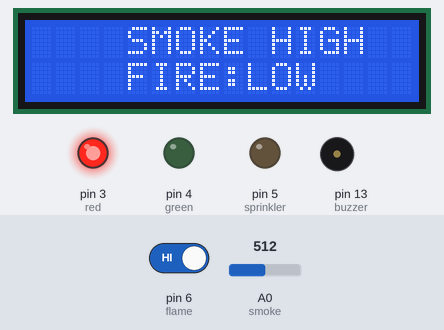
Recording of a sketch running on a simulated Arduino Uno, built with avr-gcc and run on an emulated ATmega328P. Parts: 16×2 character LCD, output pins drawn as LEDs (lit = HIGH), buzzer (waves = sounding). The inputs (shaded band) are chosen by the test bench; at power-on: A0 (smoke) = 512, pin 6 (flame) HIGH. The modem accepts every AT command (registered, SIM ready, sends succeed) and sends nothing else; what the sketch prints to the serial monitor is not drawn.

Above: at 6.4 s.
6.5 s: A0 (smoke) set to 207
At 10.6 s:
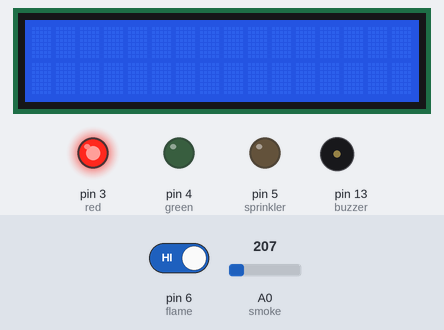
10.9 s: A0 (smoke) set to 183
At 16.0 s:
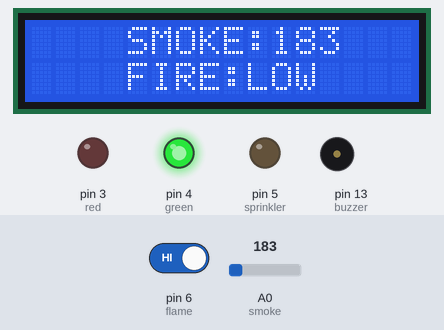
17.2 s: pin 6 (flame) driven LOW
At 23.4 s:
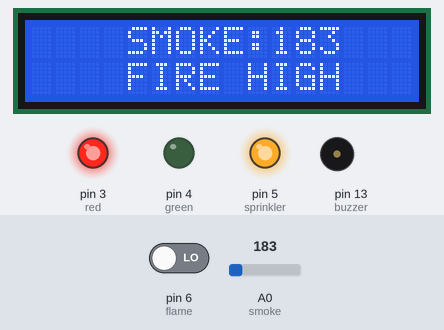
23.5 s: pin 6 (flame) driven HIGH
At 27.4 s:
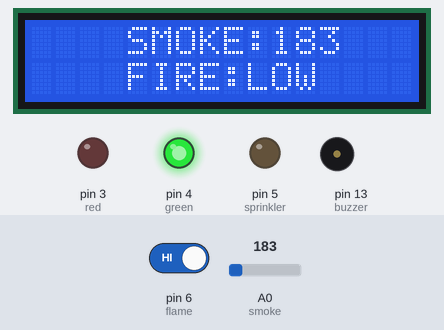
28.5 s: A0 (smoke) set to 11
At 28.9 s:
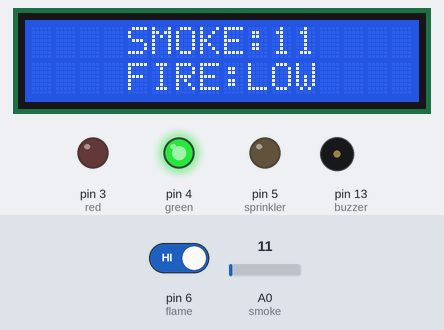
30.8 s: A0 (smoke) set to 8
At 31.6 s:
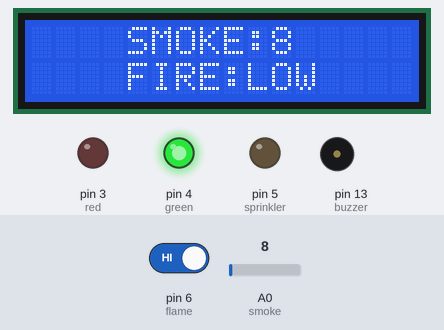
Timing chart, 0 to 33.8 s (numbered marks = the images above; inputs shaded):
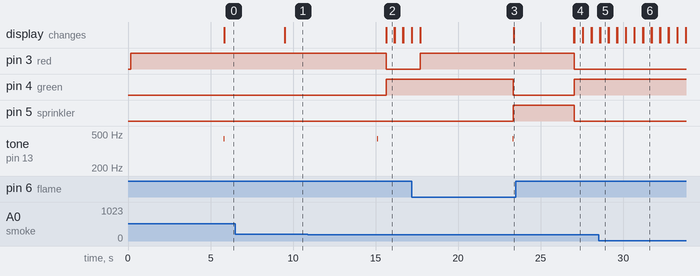

Measured:
- the behaviour switches between 201 and 200 on A0 (smoke) (found by bisection; images 1 and 2)
- after the input at 6.5 s, tone on pin 13 (buzzer): stays silent (without the input it goes to 721 Hz after 4.4 s)
- after the input at 10.9 s, pin 3 (red): HIGH → LOW after 4.7 s; pin 4 (green): LOW → HIGH after 4.7 s; the display: changes after 4.7 s (image 2)
- after the input at 17.2 s, pin 3 (red): LOW → HIGH after 0.50 s; pin 4 (green): HIGH → LOW after 6.1 s; pin 5 (sprinkler): LOW → HIGH after 6.1 s; tone on pin 13 (buzzer): silent → 441 Hz after 6.1 s, → silent 0.05 s later
- after the input at 23.5 s, pin 3 (red), pin 5 (sprinkler): HIGH → LOW after 3.5 s; pin 4 (green): LOW → HIGH after 3.5 s; tone on pin 13 (buzzer): stays silent (without the input it goes to 735 Hz after 5.0 s); the display: first differs from a run without the input after 3.5 s (image 4)
- after the input at 28.5 s, the display: first differs from a run without the input after 0.10 s (image 5)
- after the input at 30.8 s, the display: first differs from a run without the input after 0.40 s (image 6)

The sketch:

UsingGsm.ino
```cpp
#include <SoftwareSerial.h>
#include <Wire.h>
#include <LiquidCrystal_I2C.h>

LiquidCrystal_I2C lcd(0x27,16,2);
SoftwareSerial mySerial(9, 10);

const int red = 3;
const int green = 4;
const int buzzer = 13;
const int flame = 6;
const int smoke = A0;
const int sprinkler = 5;

int thresh= 200;
int status = true;
String alertMsg;
String mob1="+919230128898";

void setup()
{
  pinMode(red, OUTPUT);
  pinMode(green, OUTPUT);
  pinMode(smoke, INPUT);
  pinMode(flame, INPUT);
  pinMode(buzzer, OUTPUT);
  pinMode(sprinkler, OUTPUT);   // ✅ Initialize sprinkler as OUTPUT

  lcd.init();
  lcd.clear();
  lcd.backlight();

  mySerial.begin(9600);
  Serial.begin(9600);
  delay(100);
}

void siren(int buzzer){
  for(int hz = 440; hz < 1000; hz++){
    tone(buzzer, hz, 50);
    delay(5);
  }

  for(int hz = 1000; hz > 440; hz--){
    tone(buzzer, hz, 50);
    delay(5);
  }
}

void loop()
{
  Serial.println("Gas Val: "+String(analogRead(smoke))+", Flame state: "+String(!digitalRead(flame)));

  if (digitalRead(flame)== LOW || analogRead(smoke)>thresh)
  {
    digitalWrite(red, HIGH);
    siren(buzzer);
    digitalWrite(green, LOW);

    if(digitalRead(flame)== LOW){
      digitalWrite(sprinkler, HIGH);
      lcd.setCursor(2, 1);
      lcd.write(1);
      lcd.setCursor(4,1);
      alertMsg= "FIRE HIGH";
      lcd.print(alertMsg);
      lcd.setCursor(4,0);
      lcd.print("SMOKE:"+String(analogRead(smoke)));
    }

    if(analogRead(smoke)>thresh){
      lcd.setCursor(2, 0);
      lcd.write(1);
      lcd.setCursor(4,0);
      alertMsg= "SMOKE HIGH";
      lcd.print(alertMsg);
      lcd.setCursor(4,1);
      lcd.print("FIRE:"+String(digitalRead(flame)==LOW?"HIGH":"LOW"));
    }

    Serial.println(alertMsg);
    if(status){
      status = false;
      String msg= "Alert Type: "+alertMsg;
      SendMessage(msg,mob1);
    }
  }
  else{
    status = true;
    lcd.setCursor(4,0);
    lcd.print("SMOKE:"+String(analogRead(smoke)));
    lcd.setCursor(4,1);
    lcd.print("FIRE:"+String(digitalRead(flame)==LOW?"HIGH":"LOW"));

    digitalWrite(red, LOW);
    noTone(buzzer);
    digitalWrite(green, HIGH);
    digitalWrite(sprinkler, LOW);
  }

  delay(500);
  lcd.clear();
}

void SendMessage(String msg, String mob)
{
  Serial.println(msg);

  mySerial.println("AT+CMGF=1");
  delay(1000);
  mySerial.println("AT+CMGS=\""+mob+"\"\r");
  delay(1000);
  mySerial.println(msg);
  delay(100);
  mySerial.println((char)26);
  delay(1000);
}
```
